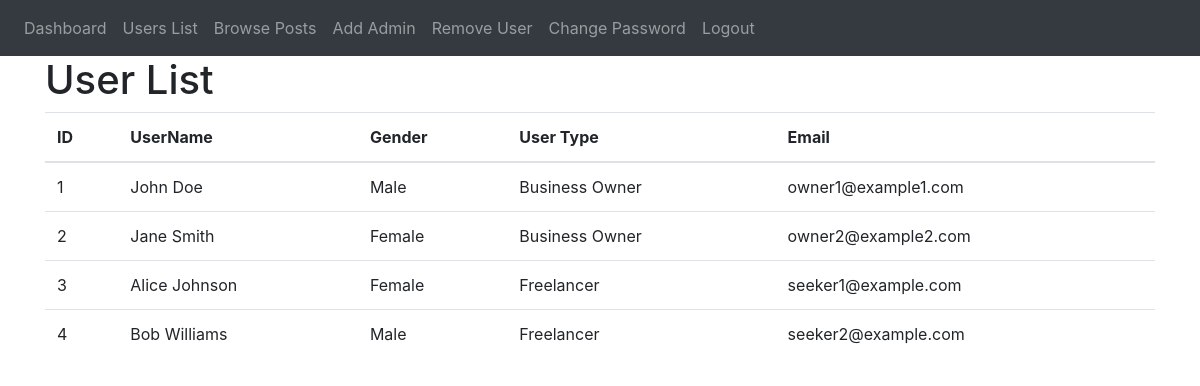
The app's page /admin/adminusers (signed in) with its own data.
### website/models.py (models this page shows)
class User(db.Model, UserMixin):
    id = db.Column(db.Integer, primary_key=True)
    email = db.Column(db.String(150), unique=True)
    password = db.Column(db.String(150), nullable=False)
    first_name = db.Column(db.String(50), nullable=False)
    last_name = db.Column(db.String(50), nullable=False)
    gender = db.Column(db.String(10), nullable=False)
    usertype = db.Column(db.String(10), nullable=False) # Freelancer , Business Owner , Both
    about = db.Column(db.String(400))
    jobs = db.relationship('Job' , backref='user')
    applications = db.relationship('JobApplication' , backref='user')
    image_name = db.Column(db.String(150))

### website/admin_views.py (the view)
@admin.route('/adminusers', methods=['GET', 'POST'])
@login_required
def admin_users():
    users = User.query.all()
    return render_template('Admin_users.html', users=users, user=current_user)

### website/templates/Admin_users.html (shortened to what this page needs)
{% extends "Admin_base.html" %}
{% block content %}
<h1>User List</h1>
<table class="table">
    <thead>
        <tr>
            <th>ID</th>
            <th>UserName</th>
            <th>Gender</th>
            <th>User Type</th>
            <th>Email</th>
        </tr>
    </thead>
    <tbody>
        {% for client in users %}
        <tr>
            <td>{{ client.id }}</td>
            <td>{{ client.first_name +" "+ client.last_name }}</td>
            <td>{{ client.gender }}</td>
            <td>{{ client.usertype }}</td>
            <td>{{ client.email }}</td>
        </tr>
        {% endfor %}
    </tbody>
</table>
{% endblock %}

### records on screen
User: id "1", first_name+last_name "John Doe", gender "Male", usertype "Business Owner", email "owner1@example1.com"
User: id "2", first_name+last_name "Jane Smith", gender "Female", usertype "Business Owner", email "owner2@example2.com"
User: id "3", first_name+last_name "Alice Johnson", gender "Female", usertype "Freelancer", email "seeker1@example.com"
User: id "4", first_name+last_name "Bob Williams", gender "Male", usertype "Freelancer", email "seeker2@example.com"
